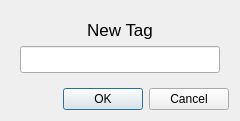
<?xml version="1.0" encoding="UTF-8"?>
<ui version="4.0">
 <class>newTagDialog</class>
 <widget class="QDialog" name="newTagDialog">
  <property name="geometry">
   <rect>
    <x>0</x>
    <y>0</y>
    <width>240</width>
    <height>121</height>
   </rect>
  </property>
  <property name="windowTitle">
   <string>New Tag</string>
  </property>
  <property name="windowIcon">
   <iconset resource="../../res.qrc">
    <normaloff>:/images/images/icon.png</normaloff>:/images/images/icon.png</iconset>
  </property>
  <property name="styleSheet">
   <string notr="true"/>
  </property>
  <property name="modal">
   <bool>true</bool>
  </property>
  <layout class="QVBoxLayout" name="verticalLayout">
   <item alignment="Qt::AlignTop">
    <widget class="QWidget" name="tagEditWidget" native="true">
     <layout class="QVBoxLayout" name="verticalLayout_2">
      <item>
       <widget class="QLabel" name="tagLabel">
        <property name="font">
         <font>
          <pointsize>13</pointsize>
          <weight>50</weight>
          <italic>false</italic>
          <bold>false</bold>
         </font>
        </property>
        <property name="text">
         <string>New Tag</string>
        </property>
        <property name="alignment">
         <set>Qt::AlignCenter</set>
        </property>
       </widget>
      </item>
      <item>
       <widget class="QLineEdit" name="tagEdit">
        <property name="font">
         <font>
          <pointsize>12</pointsize>
          <weight>50</weight>
          <italic>false</italic>
          <bold>false</bold>
         </font>
        </property>
       </widget>
      </item>
     </layout>
    </widget>
   </item>
   <item>
    <widget class="QDialogButtonBox" name="buttonBox">
     <property name="orientation">
      <enum>Qt::Horizontal</enum>
     </property>
     <property name="standardButtons">
      <set>QDialogButtonBox::Cancel|QDialogButtonBox::Ok</set>
     </property>
    </widget>
   </item>
  </layout>
 </widget>
 <resources>
  <include location="../../res.qrc"/>
 </resources>
 <connections>
  <connection>
   <sender>buttonBox</sender>
   <signal>accepted()</signal>
   <receiver>newTagDialog</receiver>
   <slot>accept()</slot>
   <hints>
    <hint type="sourcelabel">
     <x>248</x>
     <y>254</y>
    </hint>
    <hint type="destinationlabel">
     <x>157</x>
     <y>274</y>
    </hint>
   </hints>
  </connection>
  <connection>
   <sender>buttonBox</sender>
   <signal>rejected()</signal>
   <receiver>newTagDialog</receiver>
   <slot>reject()</slot>
   <hints>
    <hint type="sourcelabel">
     <x>316</x>
     <y>260</y>
    </hint>
    <hint type="destinationlabel">
     <x>286</x>
     <y>274</y>
    </hint>
   </hints>
  </connection>
 </connections>
</ui>
